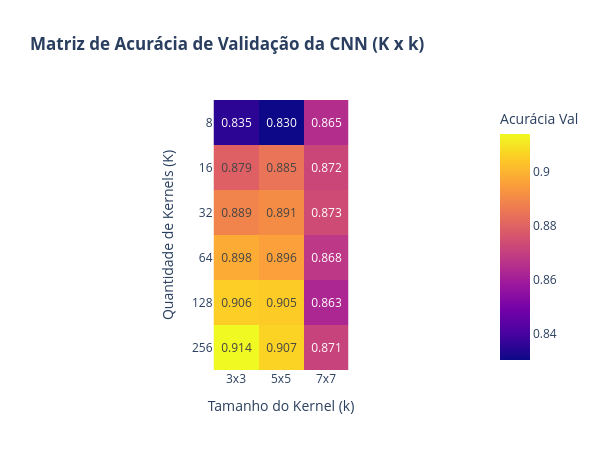

Notebook source saved alongside this figure:
### Code cell
import plotly.express as px

# Pivotear os dados para formato matricial (Linhas = K, Colunas = k)
pivot_df = df_results.pivot(index="num_kernels", columns="kernel_size", values="val_acc")

fig_heatmap = px.imshow(
    pivot_df,
    labels=dict(x="Tamanho do Kernel (k)", y="Quantidade de Kernels (K)", color="Acurácia Val"),
    x=[f"{k}x{k}" for k in pivot_df.columns],
    y=[str(K) for K in pivot_df.index],
    text_auto=".3f",
    #color_continuous_scale="Blues",
    title="<b>Matriz de Acurácia de Validação da CNN (K x k)</b>"
)

fig_heatmap.update_layout(
    template="plotly_white",
    width=600,
    height=450
)

fig_heatmap.show()

### Figure 1 — Plotly figure (JSON) as saved in the notebook; plotly's stock layout.template omitted (floating-point values rounded to 4 significant figures)
{"data": [{"coloraxis": "coloraxis", "hovertemplate": "Tamanho do Kernel (k): %{x}<br>Quantidade de Kernels (K): %{y}<br>Acurácia Val: %{z}<extra></extra>", "name": "0", "texttemplate": "%{z:.3f}", "type": "heatmap", "x": ["3x3", "5x5", "7x7"], "xaxis": "x", "y": ["8", "16", "32", "64", "128", "256"], "yaxis": "y", "z": [[0.8352, 0.8302, 0.8647], [0.8793, 0.8847, 0.8719], [0.8888, 0.891, 0.8735], [0.8982, 0.8957, 0.8677], [0.9056, 0.9051, 0.8627], [0.9142, 0.9066, 0.871]]}], "layout": {"coloraxis": {"colorbar": {"title": {"text": "Acurácia Val"}}, "colorscale": [[0, "#0d0887"], [0.1111, "#46039f"], [0.2222, "#7201a8"], [0.3333, "#9c179e"], [0.4444, "#bd3786"], [0.5556, "#d8576b"], [0.6667, "#ed7953"], [0.7778, "#fb9f3a"], [0.8889, "#fdca26"], [1, "#f0f921"]]}, "height": 450, "title": {"text": "<b>Matriz de Acurácia de Validação da CNN (K x k)</b>"}, "width": 600, "xaxis": {"anchor": "y", "constrain": "domain", "domain": [0, 1], "scaleanchor": "y", "title": {"text": "Tamanho do Kernel (k)"}}, "yaxis": {"anchor": "x", "autorange": "reversed", "constrain": "domain", "domain": [0, 1], "title": {"text": "Quantidade de Kernels (K)"}}}}
